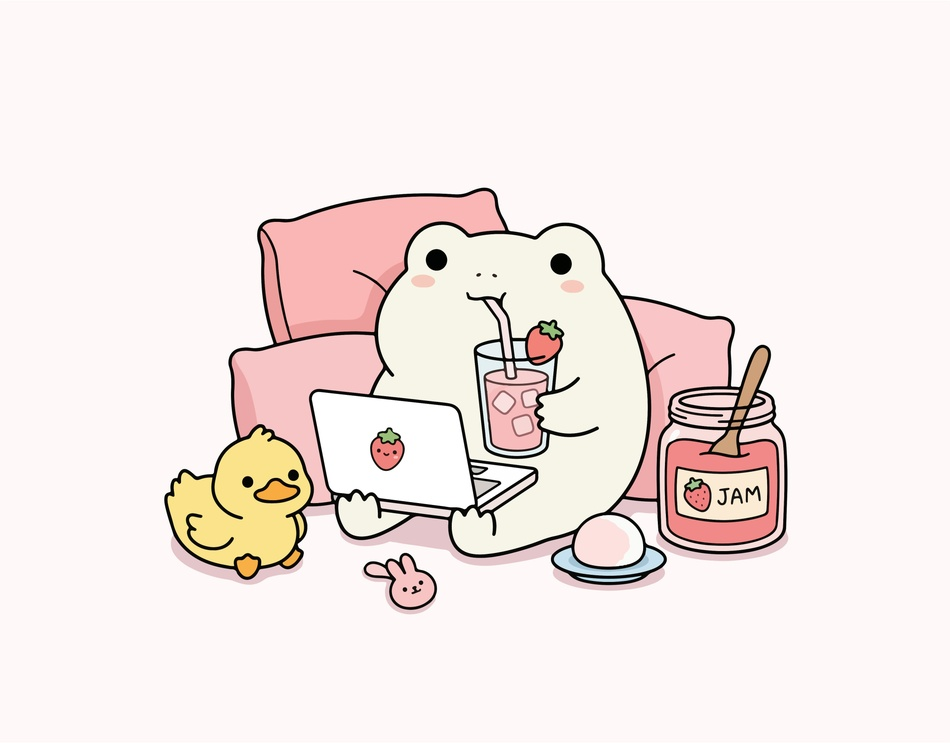
#> input picture Module 2/alghozy-Zy2Df1hdguo-unsplash.jpg, 950 x 743 px, shrunk from 4000 x 3127 before the run, found by its file name
$ python 'Rotating And Adjusting Image Brightness.py'
#> lines starting #> are read from the running program, lines starting #| are printed output that depends on the picture
import cv2
import numpy as np
import matplotlib.pyplot as plt
image = cv2.imread("Module 2/alghozy-Zy2Df1hdguo-unsplash.jpg")
#> image is the input picture: shape (743, 950, 3); mean B, G, R 230.4, 233.1, 243.7
image_rgb = cv2.cvtColor(image, cv2.COLOR_BGR2RGB)
(h, w) = image.shape[:2]
#> h = 743; w = 950
center = (w//2, h//2)
#> center = (475, 371)
M = cv2.getRotationMatrix2D(center, 45, 1.0)
rotated = cv2.warpAffine(image, M, (w, h))
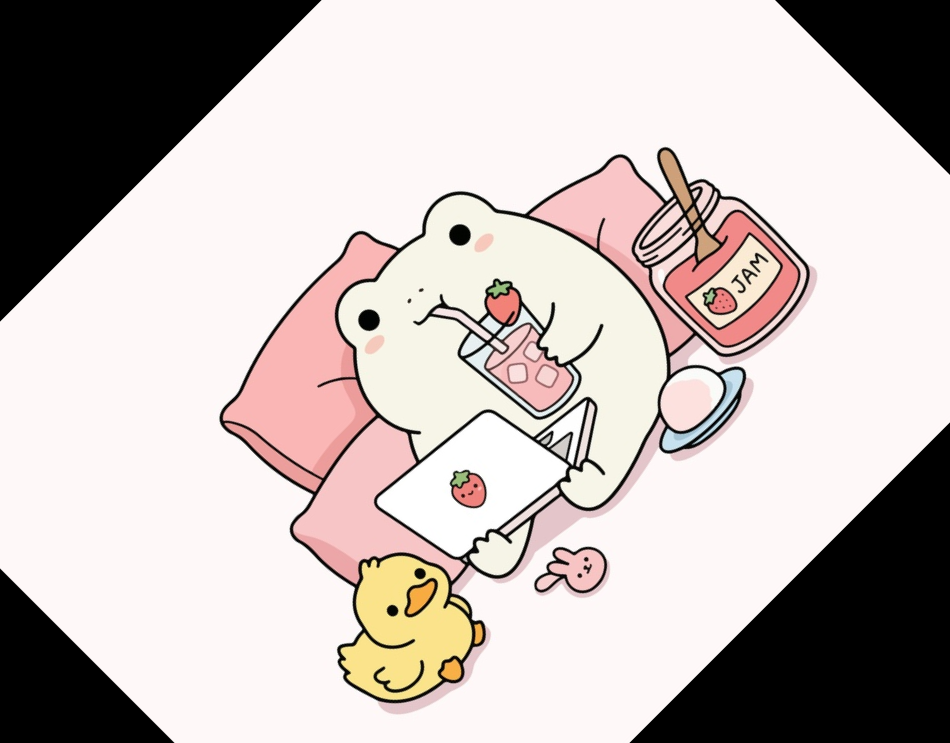
#> rotated: shape (743, 950, 3); mean B, G, R 183.4, 186.2, 195.6
rotated_rgb = cv2.cvtColor(rotated, cv2.COLOR_BGR2RGB)
plt.imshow(rotated_rgb)
plt.title("Rotated Image")
plt.show()
brightness_matrix = np.ones(image.shape, dtype="uint8") * 50
brighter = cv2.add(image, brightness_matrix)
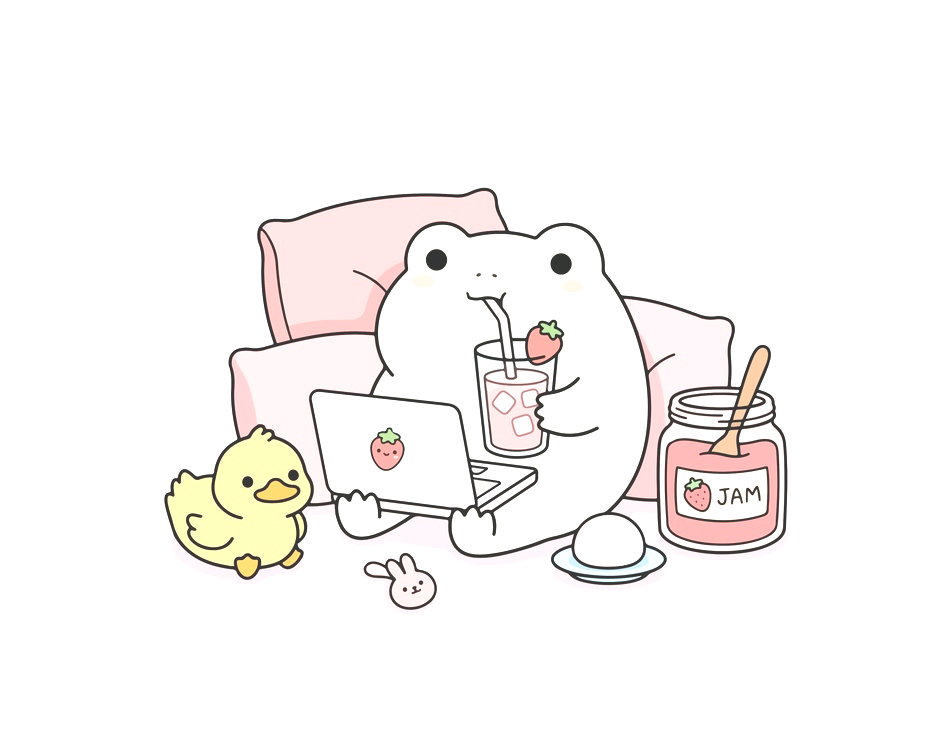
#> brighter: shape (743, 950, 3); mean B, G, R 245, 246.4, 248.6
brighter_rgb = cv2.cvtColor(brighter, cv2.COLOR_BGR2RGB)
plt.imshow(brighter_rgb)
plt.title("Brighter Image")
plt.show()
